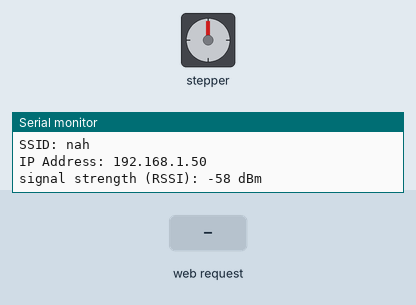
A sketch run on a simulated Arduino MKR. Shown: stepper motor, the last lines printed to the serial monitor. Wiring (inferred from the names in the program): stepper motor (200 steps per turn assumed): coils D8, D9, D10, D11. The test bench sets the inputs (shaded band). WiFi joins after 1.5 s; servers stay silent unless stated.

Above: at 3.7 s.
3.8 s: HTTP request GET /H received
At 5.8 s:
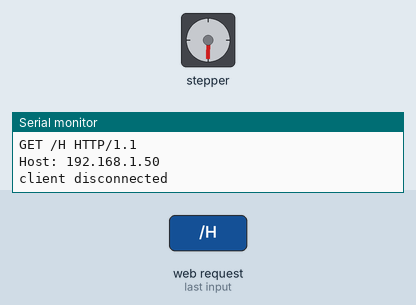
6.1 s: HTTP request GET /L received
At 7.5 s:
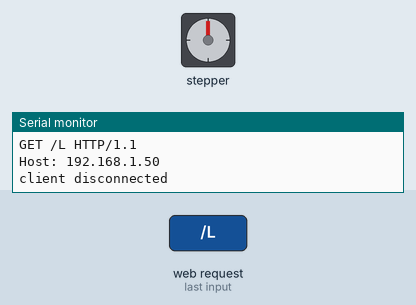
Timing chart, 0 to 9.1 s (numbered marks = the images above; inputs shaded):
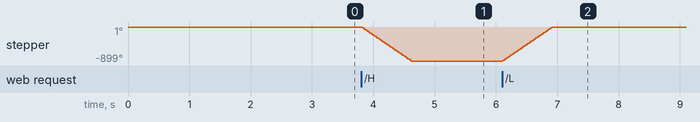

Measured:
- after the input at 3.8 s, stepper: turns 899° counter-clockwise in 0.81 s, starting at once
- after the input at 6.1 s, stepper: turns 899° clockwise in 0.81 s, starting at once

The sketch:

Server.ino
```cpp
#include <SPI.h>
#include <WiFiNINA.h>
#include <RTCZero.h>
#include <ArduinoJson.h>


#define IN1 8
#define IN2 9
#define IN3 10
#define IN4 11


//TODO
//Learn how to set via blue tooth in app set up
char ssid[] = "nah";      //need new network name
char pass[] = "Bitches1";     //Need to find out how to connect to EAP-PEAP (MSCHAPv2) netwrok


int status = WL_IDLE_STATUS;
//int Steps = 0;
boolean Direction = true;
int led = LED_BUILTIN;
//Init wifi client library
WiFiSSLClient apiclient;
WiFiSSLClient client;
WiFiServer server(80);
int port = 443;

//API things
char serverName[] = "developer-api.nest.com";
String result;
int fBracket = 0;
int bBracket = 0;

bool sendRequest = true;        //used to understand if the http request must be sent

StaticJsonDocument<200> jsonBuffer;
JsonObject root = jsonBuffer.to<JsonObject>();


void setup() {


  //Init serial and wait for port to open
  Serial.begin(9600);
  while (!Serial){

  }

  pinMode(IN1, OUTPUT);
  pinMode(IN2, OUTPUT);
  pinMode(IN3, OUTPUT);
  pinMode(IN4, OUTPUT);


  String fv = WiFi.firmwareVersion();
    if (fv  < "1.0.0"){
      Serial.println("Please upgrade the firmware!");
    }

  connectToAP();
  printWifiStatus();
  server.begin();

}

void loop() {
  if(status != WiFi.status()){
    status = WiFi.status();


    if (status == WL_AP_CONNECTED){
      Serial.println("Device connected to AP");

    }
    else{
      Serial.println("Device discconected from AP");
    }
  }

  WiFiClient client = server.available(); //listening for clients

  if (client) {
    Serial.println("new client");
    String currentLine = "";
    while(client.connected()) {
      if (client.available()){
        char c = client.read();
        Serial.write(c);
        if (c == '\n'){
          if(currentLine.length() == 0){
            client.println("HTTP/1.1 200 OK");
            client.println("Content-type:text/html");
            client.println();

            // The HTTP response follows the ehader
            client.print("Click <a href=\"/H\">here</a> turn the  Motor high<br>");
            client.print("Click <a href=\"/L\">here</a> turn the Motor low<br>");
            client.print("Click <a href=\"/G\">here</a> to try and call Nest<br>");
            //the HTTP reponse end with another blank line
            client.println();
            break;

          }
          else{
            currentLine = "";
          }
        }
        else if (c != '\r'){
          currentLine += c;
        }

        if(currentLine.endsWith("GET /H")){
          digitalWrite(led, HIGH);
          //more motor control responce
          Direction = 1;
          stepper(1000, 0);


        }

        if(currentLine.endsWith("GET /L")){
          digitalWrite(led, LOW);
          Direction = 0;
          stepper(1000, 7);


        }

        if(currentLine.endsWith("GET /G")) {
          getNest();
        }

      }
    }
    // close the connection
    client.stop();
    Serial.println("client disconnected");

  }


}

void printWifiStatus(){
  Serial.print("SSID: ");
  Serial.println(WiFi.SSID());

  IPAddress ip = WiFi.localIP();
  Serial.print("IP Address: ");
  Serial.println(ip);

  long rssi = WiFi.RSSI();
  Serial.print("signal strength (RSSI): ");
  Serial.print(rssi);
  Serial.println(" dBm");


}

void connectToAP(){
  if(WiFi.status() == WL_NO_SHIELD) {
      Serial.print("WiFi shield not present, stoping program in infit loop");
      while(true){

      }
  }

  while(status != WL_CONNECTED) {
    Serial.print("attempting to connect to SSID: ");
    Serial.println(ssid);

     //this is for WPA/WPA2 network
     status = WiFi.begin(ssid, pass);

     delay(1000);

  }

}

/*void stepperDriver(){

    stepper(1, 0);
    delayMicroseconds(800);

}*/

//TODO
//Breakout into own file & Clean up Variable names
void stepper(int xw, int Steps) {
  int Step = Steps;
  for (int x = 0; x < xw; x++) {
      switch (Step) {
        case 0:
          digitalWrite(IN1, LOW);
          digitalWrite(IN2, LOW);
          digitalWrite(IN3, LOW);
          digitalWrite(IN4, HIGH);
          break;
        case 1:
          digitalWrite(IN1, LOW);
          digitalWrite(IN2, LOW);
          digitalWrite(IN3, HIGH);
          digitalWrite(IN4, HIGH);
          break;
      case 2:
        digitalWrite(IN1, LOW);
        digitalWrite(IN2, LOW);
        digitalWrite(IN3, HIGH);
        digitalWrite(IN4, LOW);
        break;
      case 3:
        digitalWrite(IN1, LOW);
        digitalWrite(IN2, HIGH);
        digitalWrite(IN3, HIGH);
        digitalWrite(IN4, LOW);
        break;
      case 4:
        digitalWrite(IN1, LOW);
        digitalWrite(IN2, HIGH);
        digitalWrite(IN3, LOW);
        digitalWrite(IN4, LOW);
        break;
      case 5:
        digitalWrite(IN1, HIGH);
        digitalWrite(IN2, HIGH);
        digitalWrite(IN3, LOW);
        digitalWrite(IN4, LOW);
        break;
      case 6:
        digitalWrite(IN1, HIGH);
        digitalWrite(IN2, LOW);
        digitalWrite(IN3, LOW);
        digitalWrite(IN4, LOW);
        break;
      case 7:
        digitalWrite(IN1, HIGH);
        digitalWrite(IN2, LOW);
        digitalWrite(IN3, LOW);
        digitalWrite(IN4, HIGH);
        break;
      default:
        digitalWrite(IN1, LOW);
        digitalWrite(IN2, LOW);
        digitalWrite(IN3, LOW);
        digitalWrite(IN4, LOW);
        break;
     }

      Step = SetDirection(Step);
      delayMicroseconds(800);

  }
}

int SetDirection(int Step) {
  int Steps = Step;
  if (Direction == 1) {
    Steps++;
  }
  if (Direction == 0) {
    Steps--;
  }
  if (Steps > 7) {
    Steps = 0;
  }
  if (Steps < 0) {
    Steps = 7;
  }
  //Serial.println(Steps);
  return Steps;
}


void getNest(){


  if(apiclient.connectSSL(serverName, port)){
    Serial.println("Connected to nest");
    //char call[] = "GET HTTP/1.1\n Host: developer-api.nest.com\n Content-Type: application/json\n Authorization: Bearer c.ixorKjTrTOtb6LQA6kZ4c97iCQ3YNHiddasXcg0MqrGKMxZjSmNzsoMzYZ4OPGK83c07Or6OUE0bWpHZW1I0gWVIa75nH4Xwf1Slmsr1US8GVPjcArS2lFhph6yLcfwvLEtVs6caDP5SdoCq\n";
    //apiclient.print(call);
    apiclient.println("GET HTTP/1.1");
    apiclient.println("Host: developer-api.nest.com");
    apiclient.println("Content-Type: application/json");
    apiclient.println("Authorization: Bearer c.ixorKjTrTOtb6LQA6kZ4c97iCQ3YNHiddasXcg0MqrGKMxZjSmNzsoMzYZ4OPGK83c07Or6OUE0bWpHZW1I0gWVIa75nH4Xwf1Slmsr1US8GVPjcArS2lFhph6yLcfwvLEtVs6caDP5SdoCq");
    //apiclient.println("cache-control: no-cache");
    //apiclient.println("Postman-Token: 01209b90-6020-4b7b-8092-cd425af8f86c");
    apiclient.println();
    Serial.println(apiclient.available());


  }
  else{
  Serial.println("Failed to connect");
  }

  Serial.println(apiclient.available());
  while(apiclient.connected() && !apiclient.available()) delay(1);

  while(apiclient.available()) {
    char c = apiclient.read();
    result += c;

 }

  Serial.print(result);
  apiclient.stop();
  fBracket = result.indexOf('{');
  bBracket = result.indexOf('}');
  result = result.substring(fBracket+1,bBracket);
  Serial.println("apicall");
  Serial.println(result);

}
```
